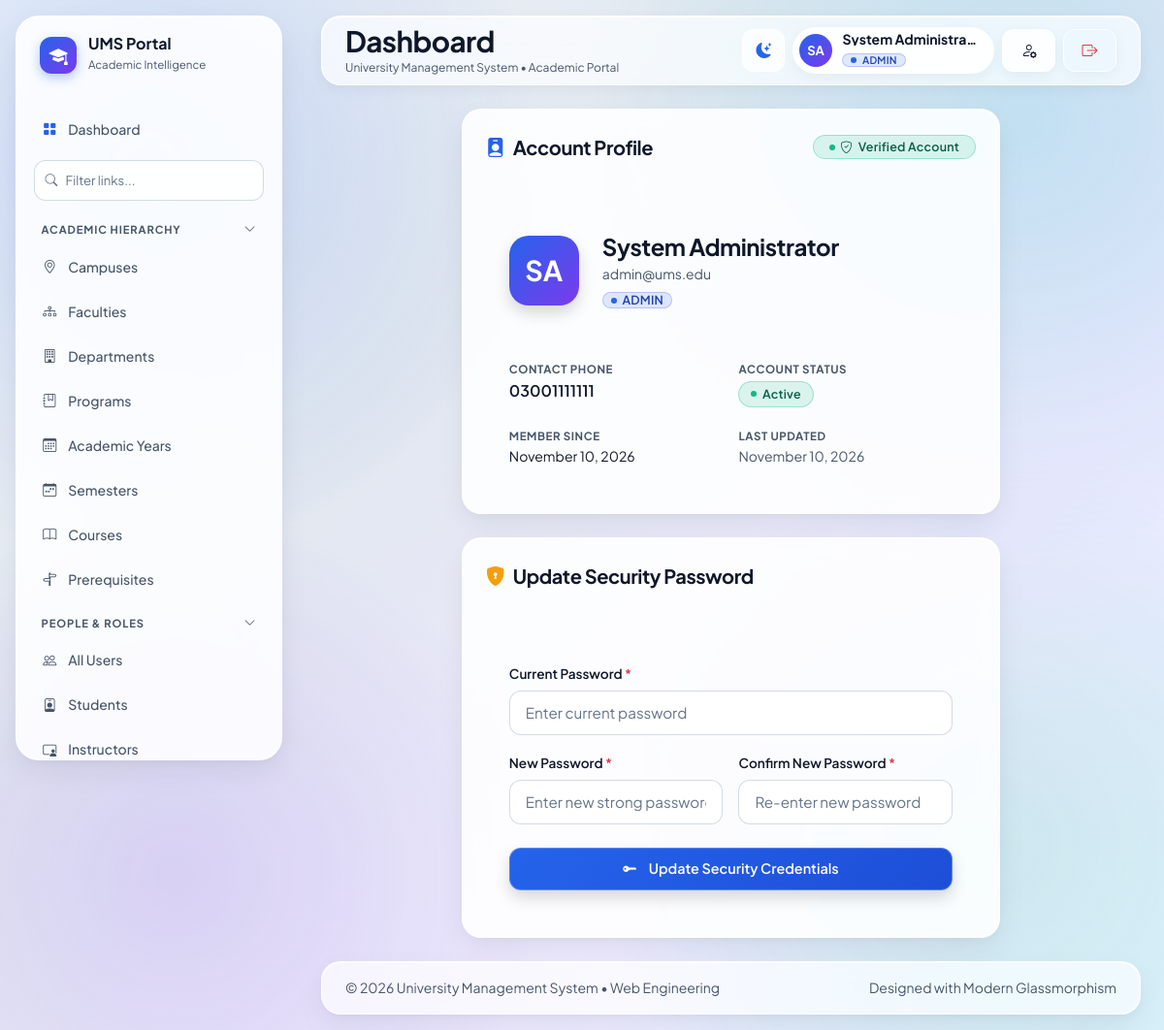
Page /auth/profile (signed in) on the committed database.
### app/models/auth.py (models this page shows, shortened)
class User(UserMixin, db.Model):
    __tablename__ = 'users'
    id = db.Column(db.Integer, primary_key=True)
    email = db.Column(db.String(120), unique=True, nullable=False, index=True)
    password_hash = db.Column(db.String(256), nullable=False)
    first_name = db.Column(db.String(64), nullable=False)
    last_name = db.Column(db.String(64), nullable=False)
    phone = db.Column(db.String(20), nullable=True)
    is_active = db.Column(db.Boolean, default=True, nullable=False)
    created_at = db.Column(db.DateTime, default=datetime.utcnow, nullable=False)
    updated_at = db.Column(db.DateTime, default=datetime.utcnow, onupdate=datetime.utcnow, nullable=False)
    roles = db.relationship('UserRole', back_populates='user', cascade='all, delete-orphan')
    student_profile = db.relationship('Student', back_populates='user', uselist=False, cascade='all, delete-orphan')
    instructor_profile = db.relationship('Instructor', back_populates='user', uselist=False, cascade='all, delete-orphan')
    staff_profile = db.relationship('Staff', back_populates='user', uselist=False, cascade='all, delete-orphan')
    announcements = db.relationship('Announcement', back_populates='author')
    notifications = db.relationship('Notification', back_populates='user', cascade='all, delete-orphan')
    audit_logs = db.relationship('AuditLog', back_populates='user')
    library_loans = db.relationship('LibraryLoan', back_populates='user')
    transport_assignments = db.relationship('TransportAssignment', back_populates='user')
    @property
    def full_name(self):
        return f"{self.first_name} {self.last_name}"
    def has_role(self, role_name):
        return any(ur.role.name.upper() == role_name.upper() for ur in self.roles if ur.role)
    def get_role_names(self):
        return [ur.role.name for ur in self.roles if ur.role]

class Role(db.Model):
    __tablename__ = 'roles'
    id = db.Column(db.Integer, primary_key=True)
    name = db.Column(db.String(50), unique=True, nullable=False, index=True)
    description = db.Column(db.String(255), nullable=True)
    users = db.relationship('UserRole', back_populates='role', cascade='all, delete-orphan')

class UserRole(db.Model):
    __tablename__ = 'user_roles'
    id = db.Column(db.Integer, primary_key=True)
    user_id = db.Column(db.Integer, db.ForeignKey('users.id', ondelete='CASCADE'), nullable=False, index=True)
    role_id = db.Column(db.Integer, db.ForeignKey('roles.id', ondelete='CASCADE'), nullable=False, index=True)
    assigned_at = db.Column(db.DateTime, default=datetime.utcnow, nullable=False)
    user = db.relationship('User', back_populates='roles')
    role = db.relationship('Role', back_populates='users')
    __table_args__ = (
        db.UniqueConstraint('user_id', 'role_id', name='uq_user_role'),
    )

### app/routes/auth.py (the view, shortened to what this page needs)
@auth_bp.route('/profile', methods=['GET', 'POST'])
@login_required
def profile():
    form = ChangePasswordForm()
    return render_template('auth/profile.html', user=current_user, form=form)

### app/forms/auth_forms.py
class ChangePasswordForm(FlaskForm):
    current_password = PasswordField('Current Password', validators=[DataRequired()])
    new_password = PasswordField('New Password', validators=[
        DataRequired(),
        Length(min=6, message='Password must be at least 6 characters long.')
    ])
    confirm_password = PasswordField('Confirm New Password', validators=[
        DataRequired(),
        EqualTo('new_password', message='Passwords must match.')
    ])
    submit = SubmitField('Update Password')

### app/models/auth.py (called while the page is built)
@login_manager.user_loader
def load_user(user_id):
    return User.query.get(int(user_id))

### app/templates/auth/profile.html (shortened to what this page needs)
{% extends "base.html" %}
{% import "macros/ui.html" as ui %}
{% block content %}
<div class="row justify-content-center g-4">
    <div class="col-xl-8 col-lg-10">
        <div class="glass-card glass-card-dense mb-4">
            <div class="p-3 p-md-4 border-bottom border-light border-opacity-25 d-flex align-items-center justify-content-between">
                <div class="d-flex align-items-center gap-2">
                    <i class="bi bi-person-badge-fill text-indigo fs-5"></i>
                    <h2 class="fs-5 fw-bold mb-0 text-main">Account Profile</h2>
                </div>
                <span class="status-badge status-green py-1 px-3">
                    <i class="bi bi-shield-check"></i> Verified Account
                </span>
            </div>
            <div class="p-3 p-md-5">
                <div class="d-flex flex-column flex-sm-row align-items-sm-center gap-4 mb-4 pb-4 border-bottom border-light border-opacity-25">
                    <div class="user-avatar-initials shadow flex-shrink-0" style="width: 72px; height: 72px; font-size: 1.8rem; border-radius: 20px;">
                        {{ user.first_name[0] if user.first_name else 'U' }}{{ user.last_name[0] if user.last_name else '' }}
                    </div>
                    <div style="min-width: 0;">
                        <h3 class="fs-4 fw-bold text-main mb-1">{{ user.full_name }}</h3>
                        <p class="text-muted small mb-2" style="overflow-wrap: anywhere;">{{ user.email }}</p>
                        <div class="d-flex flex-wrap gap-2">
                            {% for r in user.roles %}
                            <span class="status-badge status-indigo py-0 px-2">{{ r.role.name }}</span>
                            {% endfor %}
                        </div>
                    </div>
                </div>
                <div class="row g-3">
                    <div class="col-sm-6">
                        <span class="text-muted small text-uppercase fw-bold" style="font-size: 0.72rem; letter-spacing: 0.05em;">Contact Phone</span>
                        <div class="fw-semibold text-main">{{ user.phone or 'Not Provided' }}</div>
                    </div>
                    <div class="col-sm-6">
                        <span class="text-muted small text-uppercase fw-bold" style="font-size: 0.72rem; letter-spacing: 0.05em;">Account Status</span>
                        <div>{{ ui.status_badge('Active' if user.is_active else 'Inactive') }}</div>
                    </div>
                    <div class="col-sm-6">
                        <span class="text-muted small text-uppercase fw-bold" style="font-size: 0.72rem; letter-spacing: 0.05em;">Member Since</span>
                        <div class="small text-main">{{ user.created_at.strftime('%B %d, %Y') }}</div>
                    </div>
                    <div class="col-sm-6">
                        <span class="text-muted small text-uppercase fw-bold" style="font-size: 0.72rem; letter-spacing: 0.05em;">Last Updated</span>
                        <div class="small text-muted">{{ user.updated_at.strftime('%B %d, %Y') }}</div>
                    </div>
                </div>
            </div>
        </div>
        <div class="glass-card glass-card-dense">
            <div class="p-3 p-md-4 border-bottom border-light border-opacity-25 d-flex align-items-center gap-2">
                <i class="bi bi-shield-lock-fill text-amber fs-5"></i>
                <h2 class="fs-5 fw-bold mb-0 text-main">Update Security Password</h2>
            </div>
            <div class="p-3 p-md-5">
                <form method="POST" novalidate id="profilePasswordForm">
                    <div class="mb-3">
                        <label for="{{ form.current_password.id }}" class="form-label">
                            {{ form.current_password.label.text }}
                            <span class="text-danger">*</span>
                        </label>
                        {{ form.current_password(class="form-control glass-input" + (" is-invalid" if form.current_password.errors else ""), id=form.current_password.id, placeholder="Enter current password") }}
                    </div>
                    <div class="row g-3 mb-4">
                        <div class="col-md-6">
                            <label for="{{ form.new_password.id }}" class="form-label">
                                {{ form.new_password.label.text }}
                                <span class="text-danger">*</span>
                            </label>
                            {{ form.new_password(class="form-control glass-input" + (" is-invalid" if form.new_password.errors else ""), id=form.new_password.id, placeholder="Enter new strong password") }}
                        </div>
                        <div class="col-md-6">
                            <label for="{{ form.confirm_password.id }}" class="form-label">
                                {{ form.confirm_password.label.text }}
                                <span class="text-danger">*</span>
                            </label>
                            {{ form.confirm_password(class="form-control glass-input" + (" is-invalid" if form.confirm_password.errors else ""), id=form.confirm_password.id, placeholder="Re-enter new password") }}
                        </div>
                    </div>
                    <div class="d-flex justify-content-end">
                        <button type="submit" class="btn btn-primary px-4 shadow w-100 w-sm-auto" style="min-height: 44px; display: inline-flex; align-items: center; justify-content: center;">
                            <i class="bi bi-key-fill me-1"></i> Update Security Credentials
                        </button>
                    </div>
                </form>
            </div>
        </div>
    </div>
</div>
{% endblock %}

### app/templates/partials/_topbar.html (shortened to what this page needs)
<nav class="glass-topbar topbar-wrapper px-2 py-2 px-md-4 py-md-2">
    <div class="d-flex align-items-center gap-2 gap-sm-3" style="min-width: 0;">
        <div style="min-width: 0;">
            <h1 class="fs-5 fw-bold mb-0 text-main text-truncate" style="font-size: var(--text-page-title) !important; max-width: clamp(120px, 32vw, 420px);" title="{{ title if title else 'Dashboard' }}">
                {{ title if title else 'Dashboard' }}
            </h1>
            <small class="text-muted d-none d-md-block text-truncate" style="font-size: 0.75rem;">
                {{ app_name }} &bull; Academic Portal
            </small>
        </div>
    </div>
    <div class="d-flex align-items-center gap-1 gap-sm-2 flex-shrink-0">
        <button type="button" class="theme-toggle-btn" id="themeToggleBtn" aria-label="Toggle theme" title="Toggle theme" style="min-width: 44px; min-height: 44px;">
            <i class="bi bi-moon-stars-fill text-indigo"></i>
        </button>
        {% if current_user.is_authenticated %}
            <a href="{{ url_for('auth.profile') }}" class="user-chip text-decoration-none" title="{{ current_user.full_name }} ({{ current_user.get_role_names() | join(', ') }})" aria-label="User Profile" style="min-height: 44px;">
                <div class="user-avatar-initials" style="width: 34px; height: 34px;">
                    {{ current_user.first_name[0] if current_user.first_name else 'U' }}{{ current_user.last_name[0] if current_user.last_name else '' }}
                </div>
                <div class="text-start me-1 d-none d-md-block" style="max-width: 140px;">
                    <span class="d-block fw-bold text-main lh-1 small text-truncate">{{ current_user.full_name }}</span>
                    <span class="status-badge status-indigo py-0 px-2 mt-1" style="font-size: 0.65rem;">
                        {{ current_user.get_role_names() | join(', ') }}
                    </span>
                </div>
            </a>
            <a href="{{ url_for('auth.profile') }}" class="btn btn-glass btn-sm d-none d-sm-inline-flex" title="User Profile & Settings" aria-label="User Profile" style="min-width: 44px; min-height: 44px;">
                <i class="bi bi-person-gear fs-6"></i>
            </a>
            <a href="{{ url_for('auth.logout') }}" class="btn btn-outline-glass btn-sm text-danger" title="Sign Out" aria-label="Sign Out" style="min-width: 44px; min-height: 44px;">
                <i class="bi bi-box-arrow-right fs-6"></i>
            </a>
        {% else %}
            <a href="{{ url_for('auth.login') }}" class="btn btn-primary btn-sm" style="min-height: 44px;">
                <i class="bi bi-box-arrow-in-right me-1"></i> Sign In
            </a>
        {% endif %}
    </div>
</nav>

### app/static/css/tokens.css (style rules this page uses)
:root { --font-sans: 'Plus Jakarta Sans', -apple-system, BlinkMacSystemFont, "Segoe UI", Roboto, "Helvetica Neue", Arial, sans-serif; --text-page-title: clamp(1.25rem, 1rem + 1.2vw, 1.85rem); --text-section-title: clamp(1.1rem, 0.95rem + 0.8vw, 1.45rem); --text-kpi-value: clamp(1.35rem, 1rem + 2cqi, 2.15rem); --text-body-base: 1rem; --text-body-sm: 0.875rem; --text-body-xs: 0.78rem; --space-layout-x: clamp(0.75rem, 0.5rem + 1vw, 1.75rem); --space-layout-y: clamp(0.75rem, 0.5rem + 1vw, 1.5rem); --space-card-p: clamp(1rem, 0.75rem + 0.8vw, 1.5rem); --touch-target-min: 44px; --safe-top: env(safe-area-inset-top, 0px); --safe-bottom: env(safe-area-inset-bottom, 0px); --safe-left: env(safe-area-inset-left, 0px); --safe-right: env(safe-area-inset-right, 0px); --glass-blur-default: 16px; --glass-blur-mobile: 8px; --layout-max-width: 1600px; --color-indigo: #2563EB; --color-indigo-hover: #1D4ED8; --color-violet: #7C3AED; --color-teal: #06B6D4; --color-rose: #F43F5E; --color-amber: #F59E0B; --color-emerald: #10B981; --radius-sm: 8px; --radius-md: 12px; --radius-lg: 20px; --radius-xl: 24px; --radius-full: 9999px; --transition-fast: 150ms ease; --transition-base: 200ms ease; --transition-slow: 300ms ease; --bg-gradient: linear-gradient(135deg, #F1F5F9 0%, #E2E8F0 35%, #EDE9FE 70%, #E0F2FE 100%); --bg-solid-fallback: #F1F5F9; --orbs-opacity: 0.75; --glass-bg: rgba(255, 255, 255, 0.70); --glass-bg-dense: rgba(255, 255, 255, 0.88); --glass-bg-subtle: rgba(255, 255, 255, 0.45); --glass-bg-hover: rgba(255, 255, 255, 0.92); --glass-bg-active: rgba(37, 99, 235, 0.12); --glass-border: 1px solid rgba(255, 255, 255, 0.85); --glass-border-subtle: 1px solid rgba(203, 213, 225, 0.55); --glass-border-strong: 1px solid rgba(255, 255, 255, 0.98); --glass-highlight: inset 0 1px 1px rgba(255, 255, 255, 0.85); --glass-shadow: 0 12px 32px -4px rgba(15, 23, 42, 0.08), 0 4px 12px -2px rgba(15, 23, 42, 0.04); --glass-shadow-hover: 0 20px 40px -6px rgba(37, 99, 235, 0.22); --glass-shadow-sm: 0 4px 14px rgba(15, 23, 42, 0.05); --text-main: #0F172A; --text-muted: #475569; --text-light: #64748B; --text-inverse: #FFFFFF; --input-bg: rgba(255, 255, 255, 0.85); --input-border: rgba(203, 213, 225, 0.85); --input-focus-border: var(--color-indigo); --input-focus-glow: 0 0 0 3px rgba(37, 99, 235, 0.22); --status-green-bg: rgba(16, 185, 129, 0.14); --status-green-text: #065F46; --status-amber-bg: rgba(245, 158, 11, 0.14); --status-amber-text: #92400E; --status-rose-bg: rgba(244, 63, 94, 0.14); --status-rose-text: #9F1239; --status-indigo-bg: rgba(37, 99, 235, 0.14); --status-indigo-text: #1E40AF; --status-teal-bg: rgba(6, 182, 212, 0.14); --status-teal-text: #0E7490; }
.text-indigo { color: var(--color-indigo) !important; }
.text-amber { color: var(--color-amber) !important; }

### rows in the picture
User: first_name "S", last_name "A", full_name "System Administra…", full_name "System Administrator", email "admin@ums.edu", phone "03001111111", created_at "November 10, 2026", updated_at "November 10, 2026"
Role: get_role_names "ADMIN"
UserRole: role.name "ADMIN"

### other values in the picture
{{ title if title else 'Dashboard' }} "Dashboard"
{{ app_name }} "University Management System"
{{ status }} "Active"
